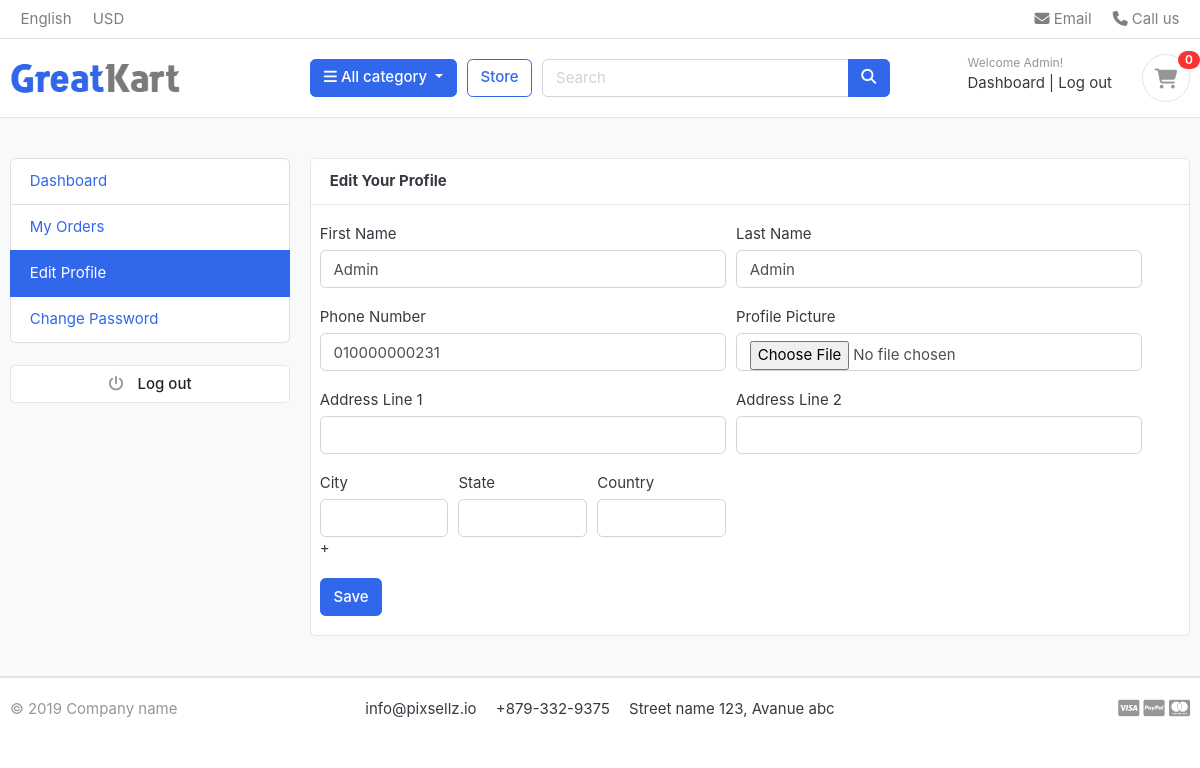
The app's page /account/edit_profile/ (signed in) with its own data.
### accounts/models.py (models this page shows, shortened)
class Account(AbstractBaseUser):
    first_name=models.CharField(max_length=50)
    last_name=models.CharField(max_length=50)
    username=models.CharField(max_length=50, unique=True)
    email=models.EmailField(max_length=100,unique=True)
    phone_number=models.CharField(max_length=50)
    date_joined= models.DateTimeField(auto_now_add=True)
    last_login= models.DateTimeField(auto_now_add=True)
    is_admin=models.BooleanField(default=False)
    is_staff=models.BooleanField(default=False)
    is_active=models.BooleanField(default=False)
    is_superadmin=models.BooleanField(default=False)
    USERNAME_FIELD='email'
    REQUIRED_FIELDS=['username','first_name','last_name']
    objects=MyAccountManager()

class UserProfile(models.Model):
    user = models.OneToOneField(Account,on_delete=models.CASCADE)
    address_line_1=models.CharField(blank=True,max_length=100)
    address_line_2=models.CharField(blank=True,max_length=100)
    profile_picture=models.ImageField(blank=True,upload_to='userprofile')
    city=models.CharField(blank=True,max_length=20)
    state=models.CharField(blank=True,max_length=20)
    country=models.CharField(blank=True,max_length=20)

### accounts/views.py (the view)
# urls.py: path('edit_profile/',views.edit_profile,name='edit_profile'),
def edit_profile(request):
    userProfile=get_object_or_404(UserProfile,user=request.user)
    if request.method == 'POST':
        user_form = UserForm(request.POST,instance=request.user)
        profile_form=UserProfileForm(request.POST,request.FILES,instance=userProfile)
        if user_form.is_valid() and profile_form.is_valid():
            user_form.save()
            profile_form.save()
            messages.success(request,'Your profile has been updated.')
            return redirect('edit_profile')
    else:
        user_form = UserForm(instance=request.user)
        profile_form= UserProfileForm(instance=userProfile)
    context={
        'user_form':user_form,
        'profile_form':profile_form,
        'user_profile':userProfile
    }
    return render(request,'accounts/edit_profile.html',context)

### accounts/forms.py
class UserForm(forms.ModelForm):
    class Meta:
        model=Account
        fields=[
            'first_name',
            'last_name',
            'phone_number'
        ]
    def __init__(self,*args, **kwargs):
        super(UserForm,self).__init__(*args, **kwargs)
        for field in self.fields:
            self.fields[field].widget.attrs['class']='form-control'

class UserProfileForm(forms.ModelForm):
    profile_picture=forms.ImageField(required=False,error_messages={'invalid':("Image File only")},widget=forms.FileInput)
    class Meta:
        model=UserProfile
        fields=[
            'address_line_1',
            'address_line_2',
            'country',
            'state',
            'city',
            'profile_picture'
        ]
    def __init__(self,*args, **kwargs):
        super(UserProfileForm,self).__init__(*args, **kwargs)
        for field in self.fields:
            self.fields[field].widget.attrs['class']='form-control'

### cart/context_processors.py (called while the page is built)
def counter(request):
    cart_count=0
    if 'admin' in request.path:
        return {}
    else:
        try:
            cart=Cart.objects.filter(cart_id=_cart_id(request))
            if request.user.is_authenticated:
                cart_items=Cart_Item.objects.filter(user=request.user)
            else:
                cart_items=Cart_Item.objects.all().filter(cart=cart[:1])
            for cart_item in cart_items:
                cart_count+=cart_item.quantity
        except Cart.DoesNotExist:
            cart_count=0
        return dict(cart_count=cart_count)

### cart/views.py (called while the page is built)
def _cart_id(request):
    cart=request.session.session_key
    if not cart:
        cart=request.session.create()
    return cart

### category/context_processors.py (called while the page is built)
def menu_links(request):
    links=Category.objects.all()
    return dict(links=links)

### category/models.py (called while the page is built)
    def get_url(self):
        return reverse('products_by_category',args=[self.slug])

### templates/accounts/edit_profile.html (shortened to what this page needs)
{% extends 'base.html' %}
{% block content %}
<section class="section-conten padding-y bg">
    <div class="container">
        <div class="row">
        {% include "includes/dashboard_sidebar.html" %}
        <main class="col-md-9">
            <article class="card">
            <header class="card-header">
                <strong class="d-inline-block mr-3">Edit Your Profile</strong>
            </header>
            <div class="card-body">
                <div class="row">
                        <form action="" method="POST">
                            <div class="form-row">
                                <div class="form-group col-md-6">
                                    <label>First Name</label>
                                    {{user_form.first_name}}
                                </div>
                                <div class="form-group col-md-6">
                                    <label>Last Name</label>
                                    {{user_form.last_name}}
                                </div>
                            </div>
                            <div class="form-row">
                                <div class="form-group col-md-6">
                                    <label>Phone Number</label>
                                    {{user_form.phone_number}}
                                </div>
                                <div class="form-group col-md-6">
                                    <label>Profile Picture</label>
                                    {{profile_form.profile_picture}}
                                </div>
                            </div>
                            <div class="form-row">
                                <div class="form-group col-md-6">
                                    <label>Address Line 1</label>
                                    {{profile_form.address_line_1}}
                                </div>
                                <div class="form-group col-md-6">
                                    <label>Address Line 2</label>
                                    {{profile_form.address_line_2}}
                                </div>
                            </div>
                            <div class="form-row">
                                <div class="form-group col-md-2">
                                    <label>City</label>
                                    {{profile_form.city}}
+                                </div>
                                <div class="form-group col-md-2">
                                    <label>State</label>
                                    {{profile_form.state}}
                                </div>
                                <div class="form-group col-md-2">
                                    <label>Country</label>
                                    {{profile_form.country}}
                                </div>
                            </div>
                            <input type="submit" value="Save" class="btn btn-primary">
                        </form>
                </div>
            </div>
            </article>
        </main>
    </div>
    </div>
    </section>
{% endblock content %}

### templates/includes/navbar.html (shortened to what this page needs)
{% load static%}
<header class="section-header">
    <nav class="navbar p-md-0 navbar-expand-sm navbar-light border-bottom">
    <div class="container">
      <div class="collapse navbar-collapse" id="navbarTop4">
        <ul class="navbar-nav mr-auto">
            <li class="nav-item dropdown">
                 <a href="#" class="nav-link">   English </a>
            </li>
            <li class="nav-item dropdown">
                <a href="#" class="nav-link"> USD </a>
            </li>
        </ul>
        <ul class="navbar-nav">
            <li><a href="#" class="nav-link"> <i class="fa fa-envelope"></i> Email </a></li>
            <li><a href="#" class="nav-link"> <i class="fa fa-phone"></i> Call us </a></li>
        </ul>
      </div>
    </div>
    </nav>
    <section class="header-main border-bottom">
        <div class="container">
    <div class="row align-items-center">
        <div class="col-lg-3 col-md-3 col-6">
            <a href="{% url 'home' %}" class="brand-wrap">
                <img class="logo" src="{% static './images/logo.png'%}">
            </a>
        </div>
        <div class="col-lg col-sm col-md col-6 flex-grow-0">
            <div class="category-wrap dropdown d-inline-block float-right">
                <button type="button" class="btn btn-primary dropdown-toggle" data-toggle="dropdown">
                    <i class="fa fa-bars"></i> All category
                </button>
            </div>
        </div>
        <a href="{% url 'store' %}" class="btn btn-outline-primary">Store</a>
        <div class="col-lg  col-md-6 col-sm-12 col">
            <form action="{% url 'search' %}" class="search"  method='GET'>
                <div class="input-group w-100">
                    <input type="text" class="form-control" style="width:60%;" placeholder="Search" name="keyword">
                    <div class="input-group-append">
                      <button class="btn btn-primary" type="submit">
                        <i class="fa fa-search"></i>
                      </button>
                    </div>
                </div>
            </form>
        </div>
        <div class="col-lg-3 col-sm-6 col-8 order-2 order-lg-3">
                    <div class="d-flex justify-content-end mb-3 mb-lg-0">
                        {% if  user.is_authenticated  %}
                            <div class="widget-header">
                                <small class="title text-muted">Welcome {{user.first_name}}!</small>
                                <div>
                                    <a href="{% url 'dashboard' %}">Dashboard</a> <span class="dark-transp"> | </span>
                                    <a href="{% url 'logout' %}">Log out</a>
                                </div>
                            </div>
                        {% endif %}
                        <a href="{% url 'cart' %}" class="widget-header pl-3 ml-3">
                            <div class="icon icon-sm rounded-circle border"><i class="fa fa-shopping-cart"></i></div>
                            <span class="badge badge-pill badge-danger notify">{{cart_count}}</span>
                        </a>
                    </div>
                </div>
    </div>
        </div>
    </section>
    </header>

### static/css/ui.css (style rules this page uses)
html { font-family: "Inter", sans-serif; font-size: 15px; }
.icon-xs, .icon-sm, .icon-md, .icon-lg { display: inline-block; text-align: center; flex-shrink: 0; flex-grow: 0; }
.icon-sm { width: 48px; height: 48px; line-height: 48px !important; font-size: 20px; }
.padding-y { padding-top: 40px; padding-bottom: 40px; }
article:after, .form-group:after { display: block; clear: both; content: ""; }
.bg { background-color: #f8f9fa; }
.header-main { position: relative; padding-top: 1rem; padding-bottom: 1rem; }
.brand-wrap .logo, .navbar-brand .logo { margin-right: 7px; max-height: 42px; display: inline-block; }
.widget-header { display: inline-block; vertical-align: middle; position: relative; }
.widget-header a { color: #343a40; }
.widget-header i { color: #969696; }
.widget-header .title { display: block; }
.widget-header .notify { position: absolute; top: -3px; right: -10px; }
.notify { position: absolute; top: -4px; right: -10px; display: inline-block; padding: 0.25em 0.6em; font-size: 12px; line-height: 1; text-align: center; border-radius: 3rem; color: #fff; background-color: #fa3434; }

### records on screen
Account: first_name "Admin", last_name "Admin", phone_number "010000000231"

### other values on screen
{{ cart_count }} "0"
